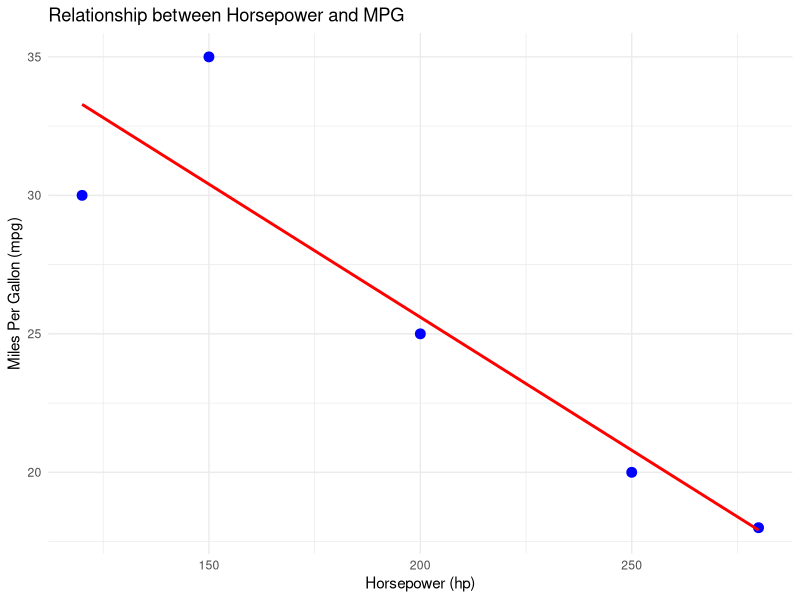
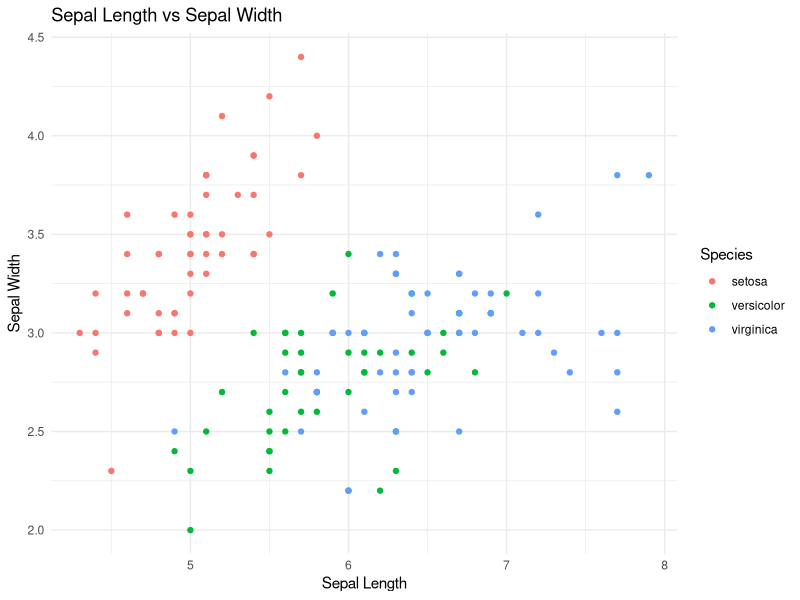
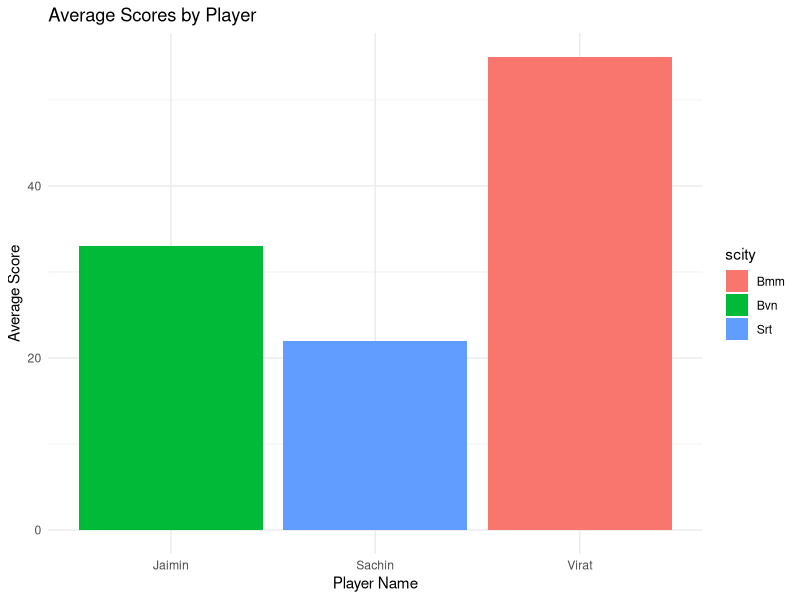

Write R code to recreate these figures, in order.
install.packages("ggplot2")
library(ggplot2) 

car_data <- data.frame( 
  
  model = c("Toyota", "Honda", "Ford", "BMW", "Audi"), 
  
  mpg = c(30, 35, 25, 20, 18), 
  
  hp = c(120, 150, 200, 250, 280) 
  
) 

print(car_data) 

ggplot(data = car_data, aes(x = hp, y = mpg)) + 
  
  geom_point(color = "blue", size = 3) +           # Scatter plot points 
  
  geom_smooth(method = "lm", se = FALSE, color = "red") +  # Add a regression line 
  
  labs(title = "Relationship between Horsepower and MPG", 
       
       x = "Horsepower (hp)", 
       
       y = "Miles Per Gallon (mpg)") + 
  
  theme_minimal() 



#simple scatter plot on iris data

df_iris <- data.frame(iris) 
df_iris

ggplot(df_iris, aes(x = Sepal.Length, y = Sepal.Width, color = Species)) +
  geom_point() +
  labs(title = "Sepal Length vs Sepal Width", x = "Sepal Length", y = "Sepal Width") + theme_minimal()

#bar graph on studnet data 
#Student Example: 
  
sdata <- data.frame(sname = c("Jaimin", "Sachin", "Virat"), savg = c(33, 22, 55), scity = c("Bvn", "Srt", "Bmm")) 

ggplot(sdata, aes(x = sname, y = savg, fill = scity)) + geom_bar(stat = "identity") + labs(title = "Average Scores by Player", x = "Player Name", y = "Average Score") + theme_minimal() 
